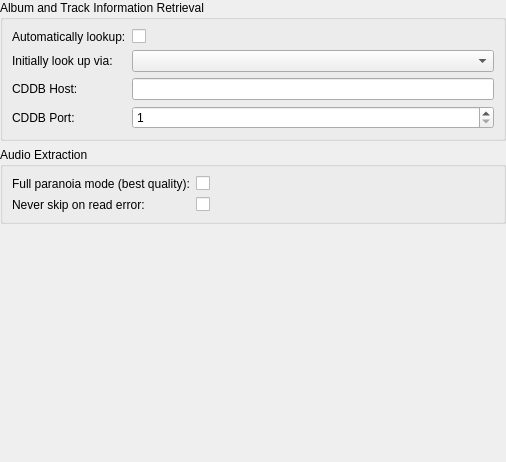
<?xml version="1.0" encoding="UTF-8"?>
<ui version="4.0">
 <class>AudioCdSettings</class>
 <widget class="QWidget" name="AudioCdSettings">
  <property name="geometry">
   <rect>
    <x>0</x>
    <y>0</y>
    <width>506</width>
    <height>462</height>
   </rect>
  </property>
  <layout class="QVBoxLayout" name="verticalLayout">
   <property name="margin">
    <number>0</number>
   </property>
   <item>
    <widget class="QGroupBox" name="groupBox">
     <property name="title">
      <string>Album and Track Information Retrieval</string>
     </property>
     <layout class="QFormLayout" name="formLayout">
      <item row="0" column="0">
       <widget class="BuddyLabel" name="label_3">
        <property name="text">
         <string>Automatically lookup:</string>
        </property>
        <property name="buddy">
         <cstring>cdAuto</cstring>
        </property>
       </widget>
      </item>
      <item row="0" column="1">
       <widget class="OnOffButton" name="cdAuto"/>
      </item>
      <item row="1" column="0">
       <widget class="BuddyLabel" name="cdLookupLabel">
        <property name="text">
         <string>Initially look up via:</string>
        </property>
        <property name="buddy">
         <cstring>cdLookup</cstring>
        </property>
       </widget>
      </item>
      <item row="1" column="1">
       <widget class="QComboBox" name="cdLookup"/>
      </item>
      <item row="2" column="0">
       <widget class="BuddyLabel" name="cddbHostLabel">
        <property name="text">
         <string>CDDB Host:</string>
        </property>
        <property name="buddy">
         <cstring>cddbHost</cstring>
        </property>
       </widget>
      </item>
      <item row="2" column="1">
       <widget class="LineEdit" name="cddbHost"/>
      </item>
      <item row="3" column="0">
       <widget class="BuddyLabel" name="cddbPortLabel">
        <property name="text">
         <string>CDDB Port:</string>
        </property>
        <property name="buddy">
         <cstring>cddbPort</cstring>
        </property>
       </widget>
      </item>
      <item row="3" column="1">
       <widget class="SpinBox" name="cddbPort">
        <property name="minimum">
         <number>1</number>
        </property>
        <property name="maximum">
         <number>65535</number>
        </property>
       </widget>
      </item>
     </layout>
    </widget>
   </item>
   <item>
    <widget class="QGroupBox" name="groupBox_2">
     <property name="title">
      <string>Audio Extraction</string>
     </property>
     <layout class="QFormLayout" name="formLayout_2">
      <item row="0" column="0">
       <widget class="BuddyLabel" name="label_4">
        <property name="text">
         <string>Full paranoia mode (best quality):</string>
        </property>
        <property name="buddy">
         <cstring>paranoiaFull</cstring>
        </property>
       </widget>
      </item>
      <item row="0" column="1">
       <widget class="OnOffButton" name="paranoiaFull"/>
      </item>
      <item row="1" column="0">
       <widget class="BuddyLabel" name="label_5">
        <property name="text">
         <string>Never skip on read error:</string>
        </property>
        <property name="buddy">
         <cstring>paranoiaNeverSkip</cstring>
        </property>
       </widget>
      </item>
      <item row="1" column="1">
       <widget class="OnOffButton" name="paranoiaNeverSkip"/>
      </item>
     </layout>
    </widget>
   </item>
   <item>
    <spacer name="verticalSpacer">
     <property name="orientation">
      <enum>Qt::Vertical</enum>
     </property>
     <property name="sizeHint" stdset="0">
      <size>
       <width>20</width>
       <height>3</height>
      </size>
     </property>
    </spacer>
   </item>
  </layout>
 </widget>
 <customwidgets>
  <customwidget>
   <class>BuddyLabel</class>
   <extends>QLabel</extends>
   <header>buddylabel.h</header>
  </customwidget>
  <customwidget>
   <class>LineEdit</class>
   <extends>QLineEdit</extends>
   <header>lineedit.h</header>
  </customwidget>
  <customwidget>
   <class>OnOffButton</class>
   <extends>QCheckBox</extends>
   <header>onoffbutton.h</header>
  </customwidget>
  <customwidget>
   <class>SpinBox</class>
   <extends>QSpinBox</extends>
   <header>spinbox.h</header>
  </customwidget>
 </customwidgets>
 <tabstops>
  <tabstop>cdAuto</tabstop>
  <tabstop>cddbHost</tabstop>
  <tabstop>cddbPort</tabstop>
  <tabstop>paranoiaFull</tabstop>
  <tabstop>paranoiaNeverSkip</tabstop>
 </tabstops>
 <resources/>
 <connections/>
</ui>
